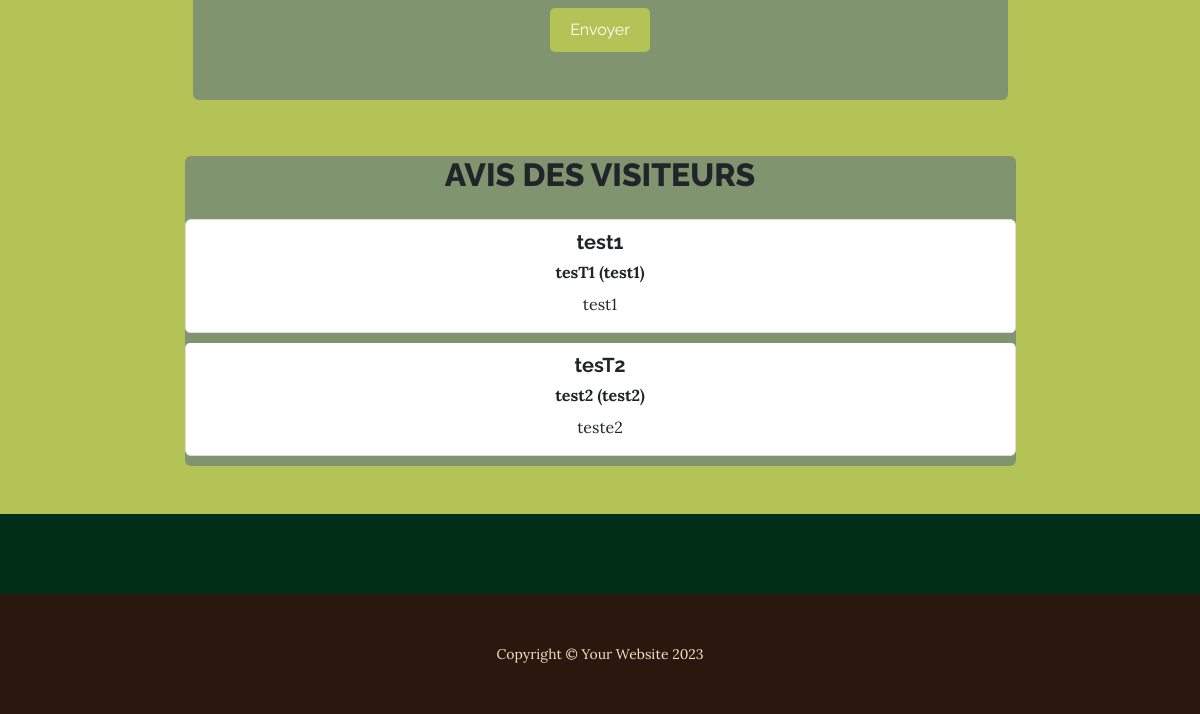
Before: / (lower part) with the older database file.
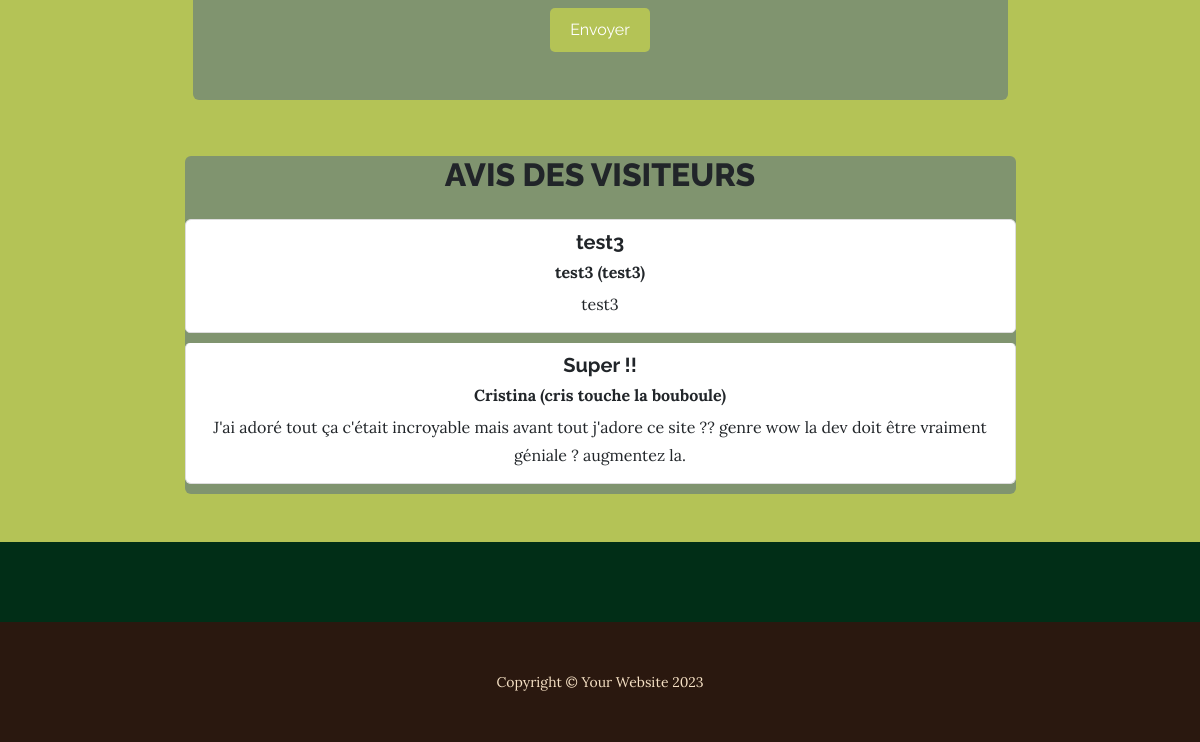
After: the same page with the newer database file.
### app.py (models this page shows)
class Avis(db.Model):
    id = db.Column(db.Integer, primary_key=True)
    nom = db.Column(db.String(100), nullable=False)
    pseudo = db.Column(db.String(100), nullable=False)
    titre = db.Column(db.String(100), nullable=False)
    message = db.Column(db.Text, nullable=False)
    approuve = db.Column(db.Boolean, default=False)

### app.py (the view)
@app.route('/')
def home():
    avis_valides = Avis.query.filter_by(approuve=True).all()
    return render_template('index.html', avis_valides=avis_valides)

### templates/index.html (shortened to what this page needs)
<!DOCTYPE html>
<html lang="en">
    <head>
        <link href="../static/css/styles.css" rel="stylesheet" />
    </head>
    <body>
        <section class="page-section cta" id="avis">
            <div class="container">
                <div class="row">
                    <div class="col-xl-9 mx-auto">
                        <div class="cta-container">
                            <div class="cta-inner bg-faded text-center rounded">
                                <form id="formulaire" method="POST" action="{{ url_for('submit_review') }}">
                                    <input type="submit" value="Envoyer">
                                </form>
                            </div>
                        </div>
                    </div>
                </div>
                <div class="row mt-5">
                    <div class="col-xl-9 mx-auto">
                        <div class="bg-faded text-center rounded">
                            <h2 class="section-heading mb-4">
                                <span class="section-heading-upper">Avis des visiteurs</span>
                            </h2>
                            <div class="list-group">
                                {% for avis in avis_valides %}
                                <div class="list-group-item">
                                    <h5 class="mb-1">{{ avis.titre }}</h5>
                                    <p class="mb-1"><strong>{{ avis.nom }} ({{ avis.pseudo }})</strong></p>
                                    <p class="mb-1">{{ avis.message }}</p>
                                </div>
                                {% endfor %}
                            </div>
                        </div>
                    </div>
                </div>
            </div>
        </section>
        <footer class="footer text-faded text-center py-5">
            <div class="container"><p class="m-0 small">Copyright &copy; Your Website 2023</p></div>
        </footer>
    </body>
</html>

Changed rows visible on the page:
removed Avis: titre "tesT2", nom "test2", pseudo "test2", message "teste2"
changed Avis: titre "test1" → "test3"; nom "tesT1" → "test3"; pseudo "test1" → "test3"; message "test1" → "test3"
added Avis: titre "Super !!", nom "Cristina", pseudo "cris touche la bouboule", message "J'ai adoré tout ça c'était incroyable mais avant tout j'adore ce site ?? genre wow la dev doit être vraiment géniale ? augmentez la."
